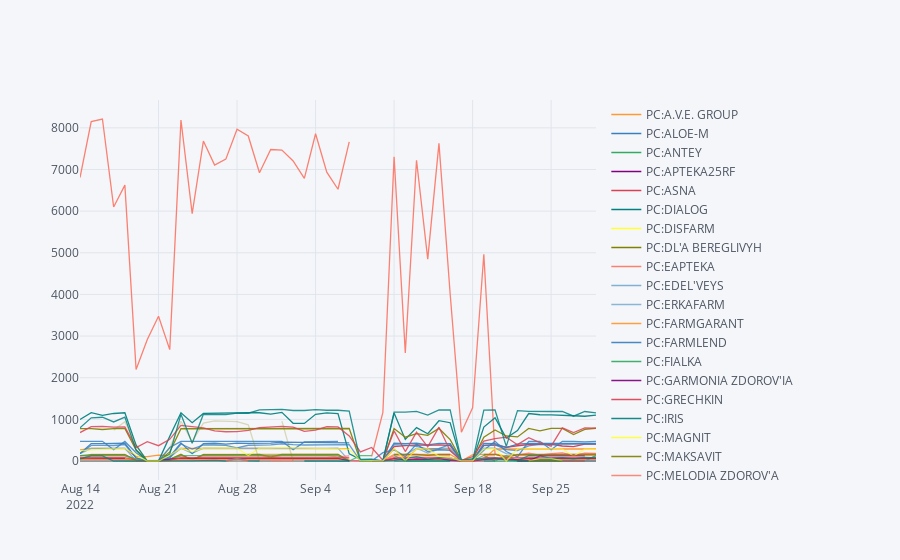

Notebook cell for this chart:
### Code cell
makeplot('Novartis Ультибро Бризхалер капсулы 50мкг+110мкг 30шт')
